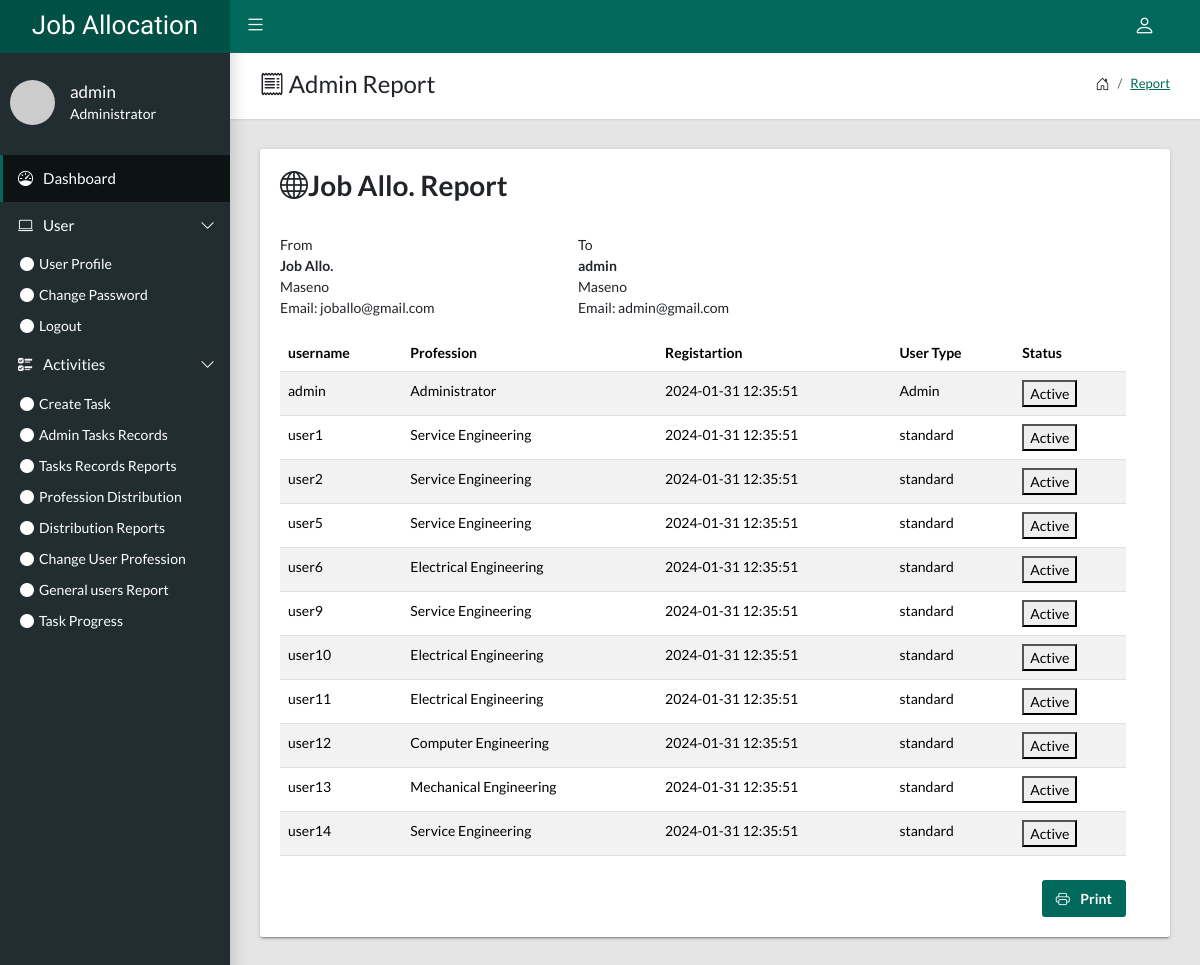
The app's page /general-user-report.php (signed in) with its own data.
### tables this page shows
CREATE TABLE `users` (
  `user_id` int(11) NOT NULL,
  `username` varchar(255) NOT NULL,
  `profession` varchar(255) NOT NULL,
  `password` varchar(255) NOT NULL,
  `user_type` varchar(110) NOT NULL,
  `created_at` timestamp NOT NULL DEFAULT current_timestamp()
);

### general-user-report.php (the view, shortened to what this page needs)
<?php
include 'db.php';
$username = $_SESSION['username'];
$profession = $_SESSION['profession'];
$user_type = $_SESSION['user_type'];
$sql = "SELECT * FROM users";
$result = $conn->query($sql);
if ($result->num_rows > 0) {
    $tasks = $result->fetch_all(MYSQLI_ASSOC);
} else {
    $tasks = array();
}
?>
<!DOCTYPE html>
<html lang="en">
<head>
    <link rel="stylesheet" type="text/css" href="css/main.css">
    <link rel="stylesheet" type="text/css"
        href="https://cdn.jsdelivr.net/npm/bootstrap-icons@1.10.5/font/bootstrap-icons.css">
</head>
<body class="app sidebar-mini">
<?php include 'navigation.php';?>
    <main class="app-content">
        <div class="app-title">
            <div>
                <h1><i class="bi bi-receipt"></i> Admin Report</h1>
            </div>
            <ul class="app-breadcrumb breadcrumb">
                <li class="breadcrumb-item"><i class="bi bi-house-door fs-6"></i></li>
                <li class="breadcrumb-item"><a href="#">Report</a></li>
            </ul>
        </div>
        <div class="row">
            <div class="col-md-12">
                <div class="tile">
                    <section class="invoice">
                        <div class="row mb-4">
                            <div class="col-6">
                                <h2 class="page-header"><i class="bi bi-globe"></i>Job Allo. Report</h2>
                            </div>
                        </div>
                        <div class="row invoice-info">
                            <div class="col-4">From
                                <address><strong>Job Allo.</strong><br>Maseno <br>Email: joballo@gmail.com</address>
                            </div>
                            <div class="col-4">To
                                <address><strong><?php echo $username; ?></strong><br>Maseno <br>Email: <?php echo $username;?>@gmail.com</address>
                            </div>
                        <div class="row">
                            <div class="col-12 table-responsive">
                                <table class="table table-striped">
                                    <thead>
                                    <tr>
                                    <th>username</th>
                                    <th>Profession</th>
                                    <th>Registartion</th>
                                    <th>User Type</th>
                                    <th>Status</th>
                                    </tr>
                                    </thead>
                                    <tbody>
                                    <?php foreach ($tasks as $task): ?>
                      <tr>
                        <td><?php echo $task['username']; ?></td>
                        <td>     <?php echo $task['profession']; ?>          </td>
                        <td><?php echo $task['created_at']; ?></td>
                        <td><?php echo $task['user_type']; ?></td>
                        <td> <button class="btn-bg-success">Active</button>   </td>
                      </tr>
                    <?php endforeach; ?>
                                    </tbody>
                                </table>
                            </div>
                        </div>
                        <div class="row d-print-none mt-2">
                            <div class="col-12 text-end"><a class="btn btn-primary" href="javascript:window.print();"><i
                                        class="bi bi-printer me-2"></i> Print</a></div>
                        </div>
                    </section>
                </div>
            </div>
        </div>
    </main>
</body>
</html>

### navigation.php (shortened to what this page needs)
<header class="app-header">
      <a class="app-header__logo" href="index.html">Job Allocation</a>
      <a class="app-sidebar__toggle" href="#" data-toggle="sidebar" aria-label="Hide Sidebar"></a>
      <ul class="app-nav">
        <li class="dropdown"><a class="app-nav__item" href="#" data-bs-toggle="dropdown" aria-label="Open Profile Menu"><i class="bi bi-person fs-4"></i></a>
        </li>
      </ul>
    </header>
<aside class="app-sidebar">
  <div class="app-sidebar__user"><img class="app-sidebar__user-avatar" src="https://randomuser.me/api/portraits/men/1.jpg" alt="User Image">
    <div>
      <p class="app-sidebar__user-name"><?php echo $username; ?></p>
      <p class="app-sidebar__user-designation"><?php echo $profession; ?></p>
    </div>
  </div>
  <ul class="app-menu">
    <li><a class="app-menu__item active" href="dashboard.php"><i class="app-menu__icon bi bi-speedometer"></i><span class="app-menu__label">Dashboard</span></a></li>
    <li class="treeview"><a class="app-menu__item" href="#" data-toggle="treeview"><i class="app-menu__icon bi bi-laptop"></i><span class="app-menu__label">User</span><i class="treeview-indicator bi bi-chevron-down"></i></a>
      <li><a class="treeview-item" href="page-user.php"><i class="icon bi bi-circle-fill"></i> User Profile</a></li>
        <li><a class="treeview-item"  href="changePassowrd.php" ><i class="icon bi bi-circle-fill"></i>Change Password</a></li>
        <li><a class="treeview-item"  href="logout.php" ><i class="icon bi bi-circle-fill"></i>Logout</a></li>
    </li>
     <li class="treeview"><a class="app-menu__item" href="#" data-toggle="treeview"><i class="app-menu__icon bi bi-ui-checks"></i><span class="app-menu__label">Activities</span><i class="treeview-indicator bi bi-chevron-down"></i></a>
        <?php if ($user_type == 'Admin'){ ?>
         <li><a class="treeview-item" href="create-task.php" ><i class="icon bi bi-circle-fill"></i> Create Task</a></li>
        <li><a class="treeview-item"  href="admin-task-records.php" ><i class="icon bi bi-circle-fill"></i>Admin Tasks Records</a></li>
        <li><a class="treeview-item"  href="admin-task-records-reports.php" ><i class="icon bi bi-circle-fill"></i>Tasks Records Reports</a></li>
        <li><a class="treeview-item"  href="professionDistribution.php" ><i class="icon bi bi-circle-fill"></i>Profession Distribution</a></li>
        <li><a class="treeview-item"  href="professionDistribution-report.php" ><i class="icon bi bi-circle-fill"></i>Distribution Reports</a></li>
        <li><a class="treeview-item"  href="changeProfession.php" ><i class="icon bi bi-circle-fill"></i>Change User Profession</a></li>
        <li><a class="treeview-item"  href="general-user-report.php" ><i class="icon bi bi-circle-fill"></i>General users Report</a></li>
        <?php } ?>
        <li><a class="treeview-item" href="taskprogress.php"  ><i class="icon bi bi-circle-fill"></i>Task Progress</a></li>
    </li>
  </ul>
</aside>

### records on screen
users: username "admin", profession "Administrator", created_at "2024-01-31 12:35:51", user_type "Admin"
users: username "user1", profession "Service Engineering", created_at "2024-01-31 12:35:51", user_type "standard"
users: username "user2", profession "Service Engineering", created_at "2024-01-31 12:35:51", user_type "standard"
users: username "user5", profession "Service Engineering", created_at "2024-01-31 12:35:51", user_type "standard"
users: username "user6", profession "Electrical Engineering", created_at "2024-01-31 12:35:51", user_type "standard"
users: username "user9", profession "Service Engineering", created_at "2024-01-31 12:35:51", user_type "standard"
users: username "user10", profession "Electrical Engineering", created_at "2024-01-31 12:35:51", user_type "standard"
users: username "user11", profession "Electrical Engineering", created_at "2024-01-31 12:35:51", user_type "standard"
users: username "user12", profession "Computer Engineering", created_at "2024-01-31 12:35:51", user_type "standard"
users: username "user13", profession "Mechanical Engineering", created_at "2024-01-31 12:35:51", user_type "standard"
users: username "user14", profession "Service Engineering", created_at "2024-01-31 12:35:51", user_type "standard"

### other values on screen
$username "admin"
$profession "Administrator"
